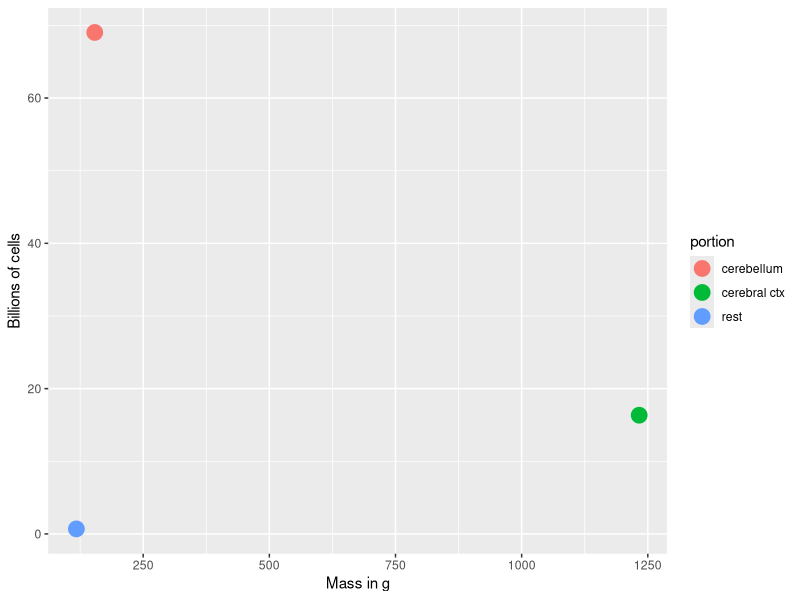
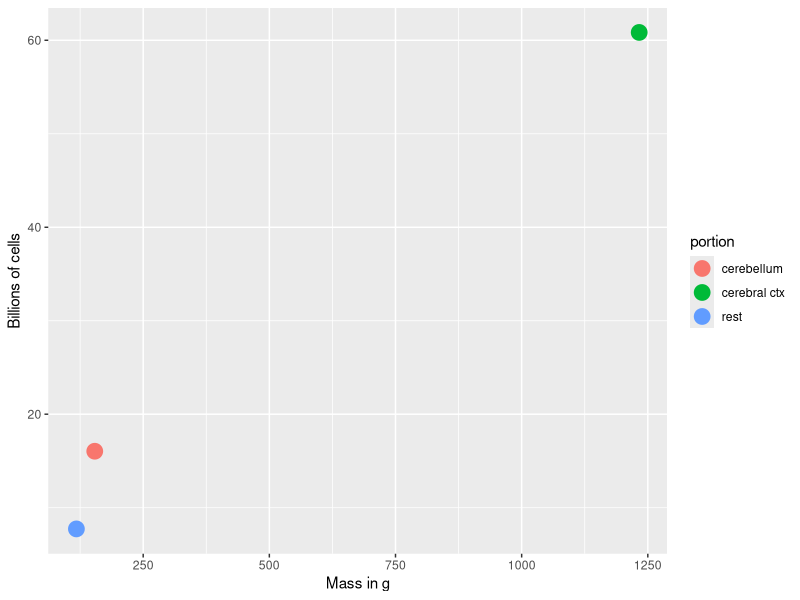

Generate these figures, in order, with R:
## ---- chunk 1
library(tidyverse)
## ---- chunk 2
# [redacted]
mass_g <- c(1232.93, 154.02, 117.66)
portion <- c("cerebral ctx", "cerebellum", "rest")
b_neurons <- c(16.34, 69.03, 0.69)
b_nonneurons <- c(60.84, 16.04, 7.73)
brain <- data.frame(portion, mass_g, b_neurons, b_nonneurons)

brain %>% ggplot() +
  aes(x=mass_g, b_neurons, color=portion) +
  geom_point(size = 5) +
  xlab("Mass in g") +
  ylab("Billions of cells")
## ---- chunk 3
brain %>% ggplot() +
  aes(x=mass_g, b_nonneurons, color=portion) +
  geom_point(size = 5) +
  xlab("Mass in g") +
  ylab("Billions of cells")
